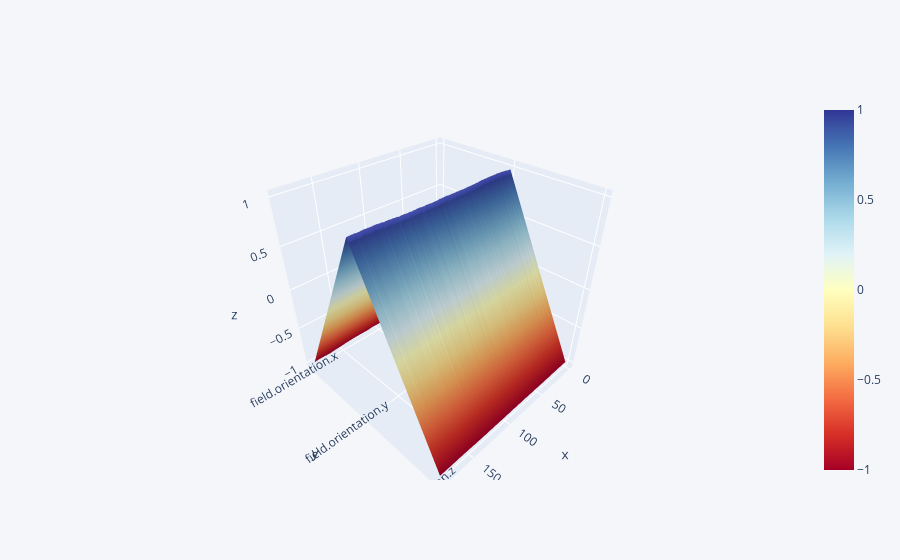

Source (notebook cell):
### Code cell
dn[['field.orientation.x','field.orientation.y','field.orientation.z']].iplot(kind='surface',colorscale='rdylbu')

### Figure 1 — Plotly figure (JSON) as saved in the notebook; plotly's stock layout.template omitted (floating-point values rounded to 4 significant figures; data arrays with more than 128 entries replaced by an {"elided": "..."} marker saying what was removed)
{"data": [{"colorscale": [[0, "rgb(165,0,38)"], [0.1, "rgb(215,48,39)"], [0.2, "rgb(244,109,67)"], [0.3, "rgb(253,174,97)"], [0.4, "rgb(254,224,144)"], [0.5, "rgb(255,255,191)"], [0.6, "rgb(224,243,248)"], [0.7, "rgb(171,217,233)"], [0.8, "rgb(116,173,209)"], [0.9, "rgb(69,117,180)"], [1, "rgb(49,54,149)"]], "type": "surface", "x": {"elided": "186 int values"}, "y": ["field.orientation.x", "field.orientation.y", "field.orientation.z"], "z": {"elided": "3x186 float values"}}], "layout": {"legend": {"bgcolor": "#F5F6F9", "font": {"color": "#4D5663"}}, "paper_bgcolor": "#F5F6F9", "plot_bgcolor": "#F5F6F9", "title": {"font": {"color": "#4D5663"}}, "xaxis": {"gridcolor": "#E1E5ED", "showgrid": true, "tickfont": {"color": "#4D5663"}, "title": {"font": {"color": "#4D5663"}, "text": ""}, "zerolinecolor": "#E1E5ED"}, "yaxis": {"gridcolor": "#E1E5ED", "showgrid": true, "tickfont": {"color": "#4D5663"}, "title": {"font": {"color": "#4D5663"}, "text": ""}, "zerolinecolor": "#E1E5ED"}}}
